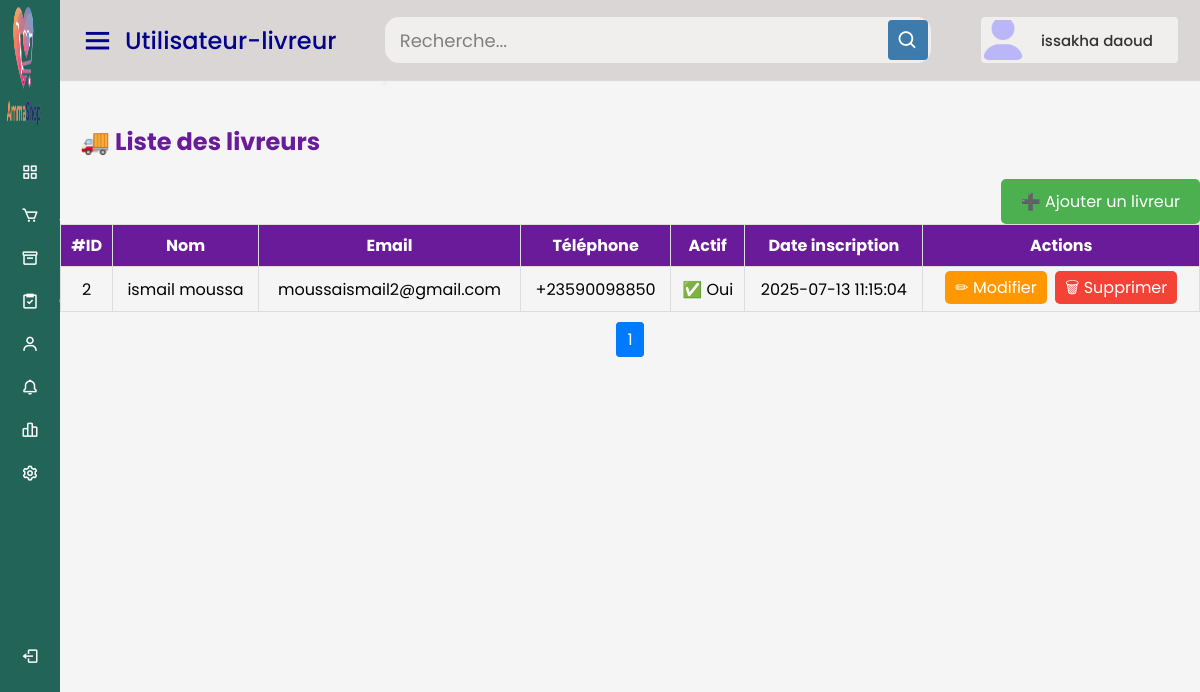
Page /tchadshop/livreurs.php (signed in) on the committed database.
### tables this page shows
CREATE TABLE IF NOT EXISTS `livreurs` (
  `id` int NOT NULL AUTO_INCREMENT,
  `nom` varchar(100) NOT NULL,
  `telephone` varchar(20) NOT NULL,
  `email` varchar(100) DEFAULT NULL,
  `password` varchar(255) DEFAULT NULL,
  `actif` tinyint(1) DEFAULT '1',
  `created_at` timestamp NULL DEFAULT CURRENT_TIMESTAMP,
  PRIMARY KEY (`id`),
  UNIQUE KEY `email` (`email`)
);

### tchadshop/livreurs.php (the view, shortened to what this page needs)
<?php
$conn = new mysqli("localhost", "root", "", "tchadshop_db");
$search = $_GET['search'] ?? '';
$parPage = 10;
$page = isset($_GET['page']) && is_numeric($_GET['page']) ? intval($_GET['page']) : 1;
$start = ($page - 1) * $parPage;
if (!empty($search)) {
    $like = "%$search%";
    $stmtCount = $conn->prepare("SELECT COUNT(*) AS total FROM livreurs WHERE nom LIKE ? OR email LIKE ? OR telephone LIKE ?");
    $stmtCount->bind_param("sss", $like, $like, $like);
    $stmtCount->execute();
    $totalLivreurs = $stmtCount->get_result()->fetch_assoc()['total'];
    $stmtCount->close();
    $sql = "SELECT * FROM livreurs WHERE nom LIKE ? OR email LIKE ? OR telephone LIKE ? ORDER BY created_at DESC LIMIT ?, ?";
    $stmt = $conn->prepare($sql);
    $stmt->bind_param("sssii", $like, $like, $like, $start, $parPage);
    $stmt->execute();
    $result = $stmt->get_result();
} else {
    $resCount = $conn->query("SELECT COUNT(*) AS total FROM livreurs");
    $totalLivreurs = $resCount->fetch_assoc()['total'];
    $sql = "SELECT * FROM livreurs ORDER BY created_at DESC LIMIT $start, $parPage";
    $result = $conn->query($sql);
}
$totalPages = ceil($totalLivreurs / $parPage);
function safe($val) {
    return htmlspecialchars($val ?? '');
}
?>
<!DOCTYPE html>
<html lang="fr">
<head>
</head>
<body>
    <?php include("header.php"); ?>
<div class="home-content">
    <h2><?= $t['Liste_des_livreurs4']?></h2>
    <a href="ajouter_livreur.php" class="btn1"><?= $t['Ajouter_un_livreur4']?></a>
    <?php if ($result->num_rows > 0): ?>
        <table>
            <thead>
                <tr>
                    <th><?= $t['#ID3']?></th>
                    <th><?= $t['Nom3']?></th>
                    <th><?= $t['Email3']?></th>
                    <th><?= $t['Téléphone3']?></th>
                    <th><?= $t['Actif4']?></th>
                    <th><?= $t['Date_inscription4']?></th>
                    <th><?= $t['Actions3']?></th>
                </tr>
            </thead>
            <tbody>
                <?php while ($livreur = $result->fetch_assoc()): ?>
                    <tr>
                        <td><?= $livreur['id'] ?></td>
                        <td><?= safe($livreur['nom']) ?></td>
                        <td><?= safe($livreur['email'] ?? '') ?></td>
                        <td><?= safe($livreur['telephone']) ?></td>
                        <td><?= $livreur['actif'] ? '✅ '.$t['Oui4'] : '❌ '.$t['Non4'] ?></td>
                        <td><?= $livreur['created_at'] ?></td>
                        <td>
                            <a href="modifier_livreur.php?id=<?= $livreur['id'] ?>" class="action-btn edit-btn"><?= $t['Modifier3']?></a>
                            <a href="supprimer_livreur.php?id=<?= $livreur['id'] ?>" class="action-btn delete-btn" onclick="return confirm('<?= $t['Supprimer_ce_livreur4']?>')"><?= $t['Supprimer3']?></a>
                        </td>
                    </tr>
                <?php endwhile; ?>
            </tbody>
        </table>
        <div class="pagination">
            <?php for ($p = 1; $p <= $totalPages; $p++): ?>
                <a href="?page=<?= $p ?>&search=<?= urlencode($search) ?>" class="<?= $p == $page ? 'active' : '' ?>"><?= $p ?></a>
            <?php endfor; ?>
        </div>
    <?php else: ?>
        <p><?= $t['Aucun_livreur_trouve4']?></p>
    <?php endif; ?>
</body>
</html>

### tchadshop/style4.css (style rules this page uses)
* { margin: 0; padding: 0; box-sizing: border-box; font-family: "Poppins", sans-serif; }
.home-section .home-content { position: relative; padding-top: 104px; }

### tchadshop/livreurs.php (style rules this page uses)
body { font-family: Arial, sans-serif; }
table { width: 100%; border-collapse: collapse; margin-top: 20px; }
th, td { border: 1px solid #ddd; padding: 8px; text-align: center; }
th { background-color: #f2f2f2; }
.btn1 { float: right; text-decoration: none; color: #fff; background: #4caf50; border-radius: 5px; padding: 10px 20px; }
.action-btn { margin: 2px; padding: 5px 10px; border-radius: 5px; text-decoration: none; color: #fff; }
.edit-btn { background: #ff9800; }
.delete-btn { background: #f44336; }
.pagination { margin: 15px 0; text-align: center; }
.pagination a { margin: 0 5px; padding: 5px 10px; border: 1px solid #007bff; color: #007bff; text-decoration: none; border-radius: 4px; }
.pagination a.active { background: #007bff; color: white; }
h2 { color: #6a1b9a; margin: 20px; }
table th { background: #6a1b9a; color: #fff; }

### rows in the picture
livreurs: id "2", nom "ismail moussa", email "moussaismail2@gmail.com", telephone "+23590098850", created_at "2025-07-13 11:15:04"

### other values in the picture
$page_title "Utilisateur-livreur"
$adminName "issakha daoud"
$t['Liste_des_livreurs4'] "🚚 Liste des livreurs"
$t['Ajouter_un_livreur4'] "➕ Ajouter un livreur"
$t['#ID3'] "#ID"
$t['Nom3'] "Nom"
$t['Email3'] "Email"
$t['Téléphone3'] "Téléphone"
$t['Actif4'] "Actif"
$t['Date_inscription4'] "Date inscription"
$t['Actions3'] "Actions"
